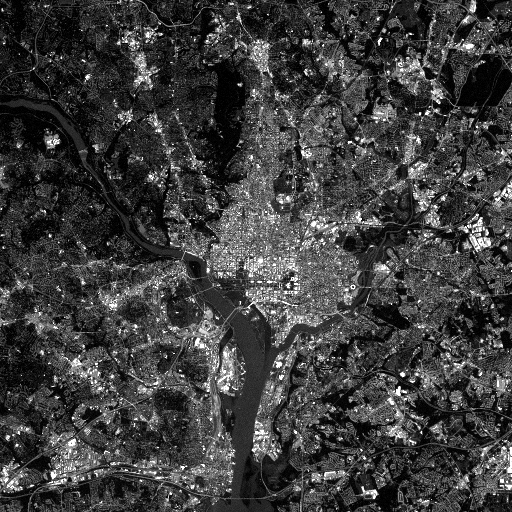
%> input picture multi1.tif, 512 x 512 px; the run also reads 1 picture not shown here
$ octave scriptbayesmapas.m   (GNU Octave 9; MATLAB toolbox functions it lacks are replaced by stand-ins)
%> lines starting %> are read from the running program, lines starting %| are printed output that depends on the picture
x1=imread('multi1.tif');
%> x1 is the input picture: size 512x512 uint8; min 0, max 255, mean 62
x2=imread('multi2.tif');
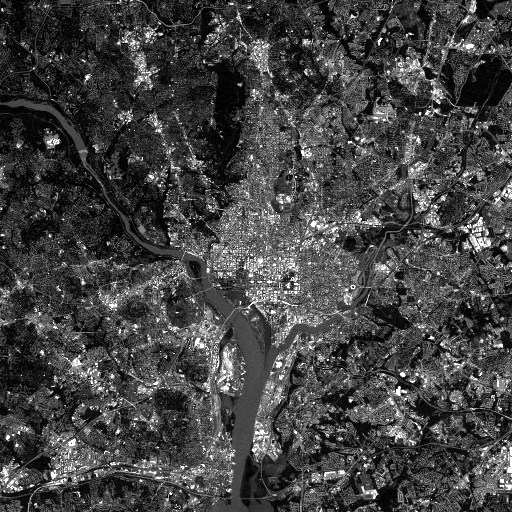
%> input picture multi2.tif, 512 x 512 px
%> x2 is the input picture: size 512x512 uint8; min 0, max 255, mean 67.6
x3=imread('multi3.tif');
x4=imread('multi4.tif');
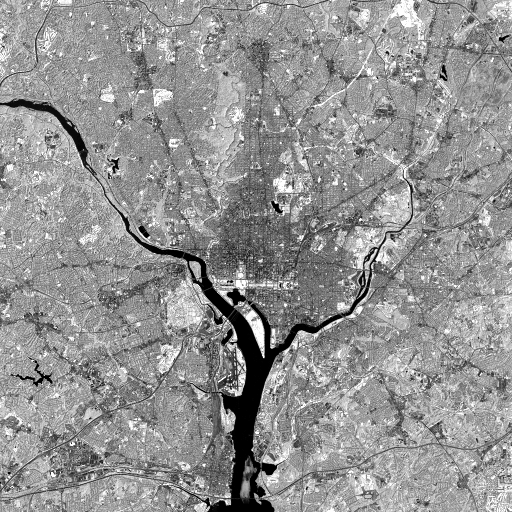
%> input picture multi4.tif, 512 x 512 px
%> x4 is the input picture: size 512x512 uint8; min 0, max 254, mean 146.2

subplot(2,2,1),imshow(x1);
subplot(2,2,2),imshow(x2);
subplot(2,2,3),imshow(x3);
subplot(2,2,4),imshow(x4);


clf

%> (the run ends here)
